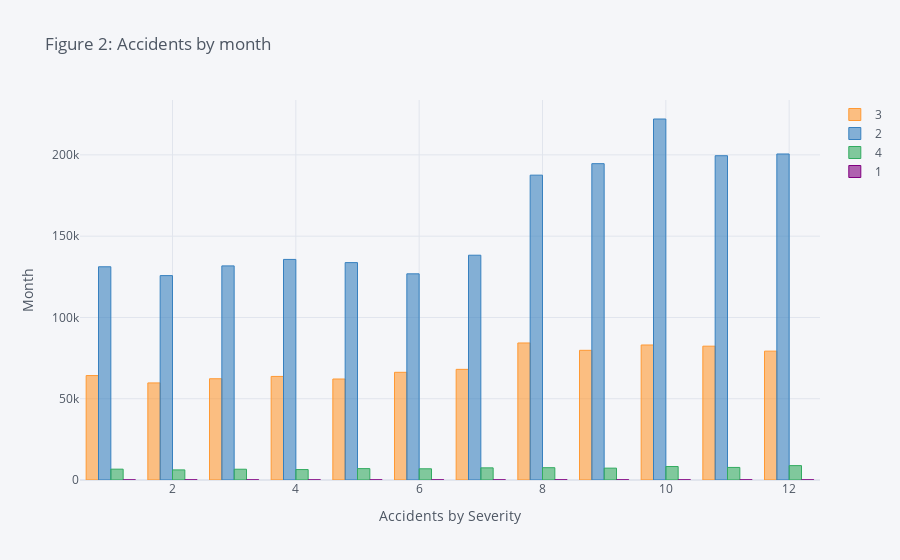

The notebook cell this image was saved under:
### Markdown cell above
<div style='background-color:navy; color:white; padding:20px'>
    Figure 1 shows that the total number of accidents increase over time. Yet, the number of the least and most severe accidents kept unchanged. The medium serious accidents (2) went up while the highly serious one (3) went down.
</div>

### Code cell
month_data = df_time_loc_2019.pivot_table(index = "month", columns = "Severity", values = "Start_Lat", aggfunc = "count")
month_data.compute().iplot(kind = "bar",
                           yTitle = "Month",
                           xTitle = "Accidents by Severity",
                           title = "Figure 2: Accidents by month")

### Figure 1 — Plotly figure (JSON) as saved in the notebook; plotly's stock layout.template omitted (floating-point values rounded to 4 significant figures)
{"data": [{"marker": {"color": "rgba(255, 153, 51, 0.6)", "line": {"color": "rgba(255, 153, 51, 1.0)", "width": 1}}, "name": "3", "orientation": "v", "text": "", "type": "bar", "x": [2, 6, 1, 4, 8, 7, 5, 11, 12, 10, 3, 9], "y": [59726, 66245, 64238, 63709, 84294, 68069, 62123, 82318, 79268, 83052, 62288, 79775]}, {"marker": {"color": "rgba(55, 128, 191, 0.6)", "line": {"color": "rgba(55, 128, 191, 1.0)", "width": 1}}, "name": "2", "orientation": "v", "text": "", "type": "bar", "x": [2, 6, 1, 4, 8, 7, 5, 11, 12, 10, 3, 9], "y": [125726, 126820, 131165, 135694, 187528, 138280, 133724, 199490, 200553, 222072, 131717, 194594]}, {"marker": {"color": "rgba(50, 171, 96, 0.6)", "line": {"color": "rgba(50, 171, 96, 1.0)", "width": 1}}, "name": "4", "orientation": "v", "text": "", "type": "bar", "x": [2, 6, 1, 4, 8, 7, 5, 11, 12, 10, 3, 9], "y": [6212, 6894, 6665, 6423, 7565, 7475, 7000, 7734, 8855, 8294, 6625, 7303]}, {"marker": {"color": "rgba(128, 0, 128, 0.6)", "line": {"color": "rgba(128, 0, 128, 1.0)", "width": 1}}, "name": "1", "orientation": "v", "text": "", "type": "bar", "x": [2, 6, 1, 4, 8, 7, 5, 11, 12, 10, 3, 9], "y": [78, 87, 53, 58, 103, 74, 69, 93, 81, 89, 59, 93]}], "layout": {"legend": {"bgcolor": "#F5F6F9", "font": {"color": "#4D5663"}}, "paper_bgcolor": "#F5F6F9", "plot_bgcolor": "#F5F6F9", "title": {"font": {"color": "#4D5663"}, "text": "Figure 2: Accidents by month"}, "xaxis": {"gridcolor": "#E1E5ED", "showgrid": true, "tickfont": {"color": "#4D5663"}, "title": {"font": {"color": "#4D5663"}, "text": "Accidents by Severity"}, "zerolinecolor": "#E1E5ED"}, "yaxis": {"gridcolor": "#E1E5ED", "showgrid": true, "tickfont": {"color": "#4D5663"}, "title": {"font": {"color": "#4D5663"}, "text": "Month"}, "zerolinecolor": "#E1E5ED"}}}
